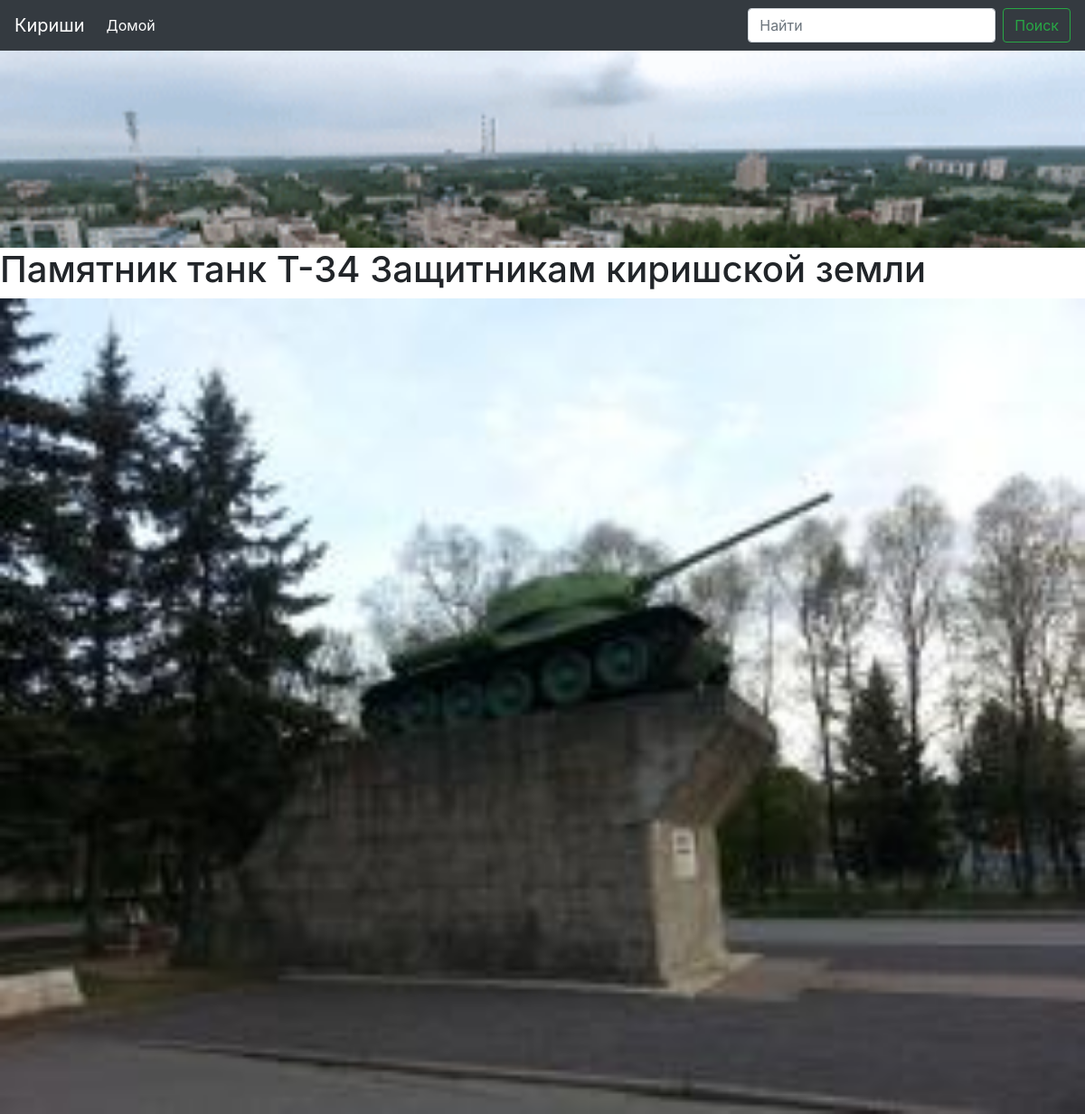
Page /2/ on the committed database.
### places/models.py (models this page shows, shortened)
class Place(models.Model):
    name = models.CharField(max_length=256)
    slug = models.SlugField(max_length=256)
    category = models.ForeignKey(Category, on_delete=models.CASCADE)
    mainImage = models.ImageField(upload_to='images/main', blank = True)
    image1 = models.ImageField(upload_to='images/', blank = True)
    image2 = models.ImageField(upload_to='images/', blank = True)
    image3 = models.ImageField(upload_to='images/', blank = True)
    description = models.TextField(max_length=3000, blank = True)
    coord_lon = models.FloatField(default=0, blank = True)
    coord_lat = models.FloatField(default=0, blank = True)
    site_url = models.URLField(blank = True)
    created_at = models.DateTimeField(auto_now_add=True)
    updated_at = models.DateTimeField(auto_now=True)
    class Meta:
        ordering = ('name', )
        index_together = (('id', 'slug'),)
        verbose_name = u'Место'
        verbose_name_plural =u'Места'

### places/views.py (the view)
# urls.py: path('<int:pk>/', views.DetailView.as_view(), name='detail'),
class DetailView(generic.DetailView):
    model = Place
    template_name = 'places/detail.html'

### places/templates/places/detail.html (shortened to what this page needs)
{% extends "base.html" %}
{% load static %}
{% block content %}
<h1>{{ place.name }}</h1>
<img src="{% static place.mainImage.url %}" width = 100%%>
 {% endblock %}

### places/static/places/style.css (style rules this page uses)
body { background-size: 100%; background-attachment:local; }

### rows in the picture
Place: name "Памятник танк Т-34 Защитникам киришской земли", mainImage (picture)
